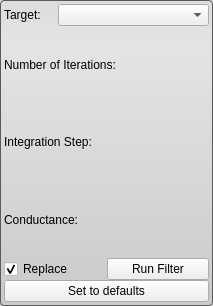
<?xml version="1.0" encoding="UTF-8"?>
<ui version="4.0">
 <class>AnisotropicDiffusionFilterInterface</class>
 <widget class="QWidget" name="AnisotropicDiffusionFilterInterface">
  <property name="geometry">
   <rect>
    <x>0</x>
    <y>0</y>
    <width>213</width>
    <height>306</height>
   </rect>
  </property>
  <property name="sizePolicy">
   <sizepolicy hsizetype="MinimumExpanding" vsizetype="Fixed">
    <horstretch>0</horstretch>
    <verstretch>0</verstretch>
   </sizepolicy>
  </property>
  <property name="minimumSize">
   <size>
    <width>213</width>
    <height>306</height>
   </size>
  </property>
  <property name="maximumSize">
   <size>
    <width>16777215</width>
    <height>306</height>
   </size>
  </property>
  <property name="baseSize">
   <size>
    <width>650</width>
    <height>0</height>
   </size>
  </property>
  <property name="windowTitle">
   <string>Anisotropic Diffusion Filter</string>
  </property>
  <property name="styleSheet">
   <string notr="true">QWidget#AnisotropicDiffusionFilterInterface{
  border-radius: 4px;
  border: 1px solid rgb(90, 90, 90);
  background-color: qlineargradient(spread:pad, x1:0.5, y1:0, x2:0.5, y2:0.960227, stop:0 rgba(221, 221, 221, 255), stop:0.155779 rgba(228, 228, 228, 255), stop:1 rgba(202, 204, 204, 255));      
}</string>
  </property>
  <layout class="QVBoxLayout" name="verticalLayout">
   <property name="spacing">
    <number>0</number>
   </property>
   <property name="margin">
    <number>4</number>
   </property>
   <item>
    <layout class="QHBoxLayout" name="activeHLayout" stretch="1,3">
     <property name="spacing">
      <number>4</number>
     </property>
     <item>
      <widget class="QLabel" name="activeLabel">
       <property name="text">
        <string>Target:</string>
       </property>
      </widget>
     </item>
     <item>
      <widget class="QComboBox" name="targetComboBox">
       <property name="sizeAdjustPolicy">
        <enum>QComboBox::AdjustToMinimumContentsLength</enum>
       </property>
       <property name="minimumContentsLength">
        <number>12</number>
       </property>
      </widget>
     </item>
    </layout>
   </item>
   <item>
    <layout class="QHBoxLayout" name="iterationsHLayout_top">
     <item>
      <widget class="QLabel" name="iterationsLabel">
       <property name="text">
        <string>Number of Iterations:</string>
       </property>
      </widget>
     </item>
     <item>
      <spacer name="iterationsHSpacer">
       <property name="orientation">
        <enum>Qt::Horizontal</enum>
       </property>
       <property name="sizeHint" stdset="0">
        <size>
         <width>40</width>
         <height>20</height>
        </size>
       </property>
      </spacer>
     </item>
    </layout>
   </item>
   <item>
    <layout class="QHBoxLayout" name="iterationsHLayout_bottom"/>
   </item>
   <item>
    <layout class="QHBoxLayout" name="integrationHLayout_top">
     <item>
      <widget class="QLabel" name="integrationLabel">
       <property name="text">
        <string>Integration Step:</string>
       </property>
      </widget>
     </item>
     <item>
      <spacer name="integrationHSpacer">
       <property name="orientation">
        <enum>Qt::Horizontal</enum>
       </property>
       <property name="sizeHint" stdset="0">
        <size>
         <width>40</width>
         <height>20</height>
        </size>
       </property>
      </spacer>
     </item>
    </layout>
   </item>
   <item>
    <layout class="QHBoxLayout" name="integrationHLayout_bottom"/>
   </item>
   <item>
    <layout class="QHBoxLayout" name="conductanceHLayout">
     <item>
      <widget class="QLabel" name="conductanceLabel">
       <property name="text">
        <string>Conductance:</string>
       </property>
      </widget>
     </item>
     <item>
      <spacer name="conductanceHSpacer">
       <property name="orientation">
        <enum>Qt::Horizontal</enum>
       </property>
       <property name="sizeHint" stdset="0">
        <size>
         <width>40</width>
         <height>20</height>
        </size>
       </property>
      </spacer>
     </item>
    </layout>
   </item>
   <item>
    <layout class="QHBoxLayout" name="conductanceHLayout_bottom"/>
   </item>
   <item>
    <layout class="QHBoxLayout" name="replaceInvertLayout">
     <item>
      <widget class="QCheckBox" name="replaceCheckBox">
       <property name="text">
        <string>Replace</string>
       </property>
       <property name="checked">
        <bool>true</bool>
       </property>
      </widget>
     </item>
     <item>
      <widget class="QPushButton" name="invertButton">
       <property name="sizePolicy">
        <sizepolicy hsizetype="Minimum" vsizetype="Fixed">
         <horstretch>0</horstretch>
         <verstretch>0</verstretch>
        </sizepolicy>
       </property>
       <property name="text">
        <string>Run Filter</string>
       </property>
      </widget>
     </item>
    </layout>
   </item>
   <item>
    <widget class="QPushButton" name="pushButton">
     <property name="text">
      <string>Set to defaults</string>
     </property>
    </widget>
   </item>
  </layout>
 </widget>
 <resources/>
 <connections/>
</ui>
